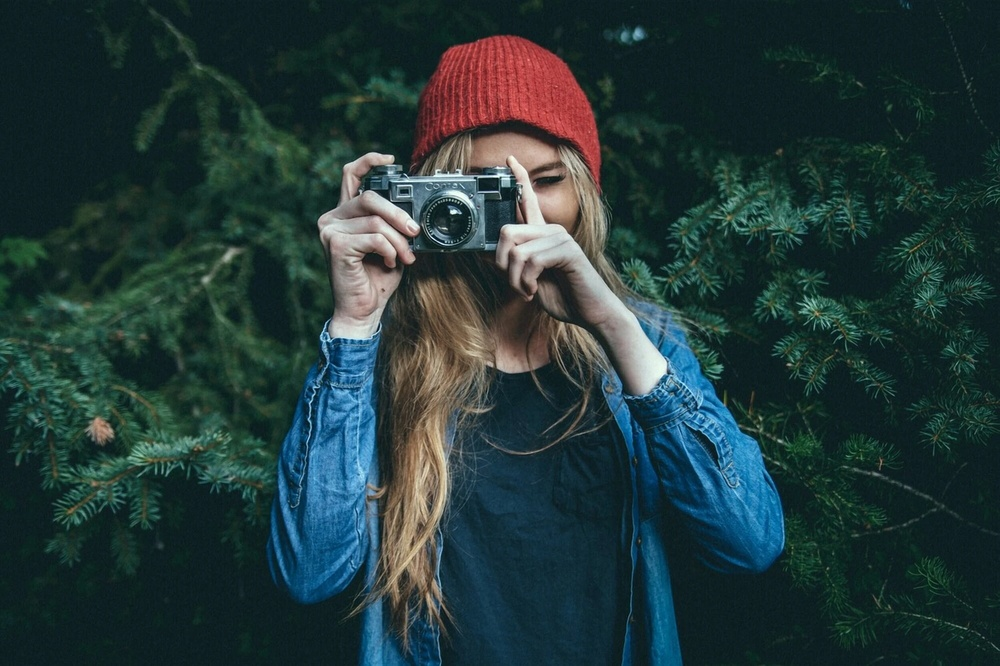
#> input picture NOV3/sample.jpg, 1000 x 666 px, shrunk from 2000 x 1333 before the run
$ python test.py
#> lines starting #> are read from the running program, lines starting #| are printed output that depends on the picture
import cv2
import numpy as np

# ---------- 1. Read Image ----------
img = cv2.imread('sample.jpg')  # replace with your image path
#> img is the input picture: shape (666, 1000, 3); mean B, G, R 56.8, 56.5, 35.1

if img is None:
    print("Error: Image not found.")
    exit()

print("Image shape:", img.shape)  # (height, width, channels)
#| Image shape: (666, 1000, 3)

# ---------- 2. Display Original Image ----------
cv2.imshow("Original", img)

# ---------- 3. Split into RGB Channels ----------
img = cv2.cvtColor(img, cv2.COLOR_BGR2RGB)  # Convert BGR to RGB
b, g, r = cv2.split(img)
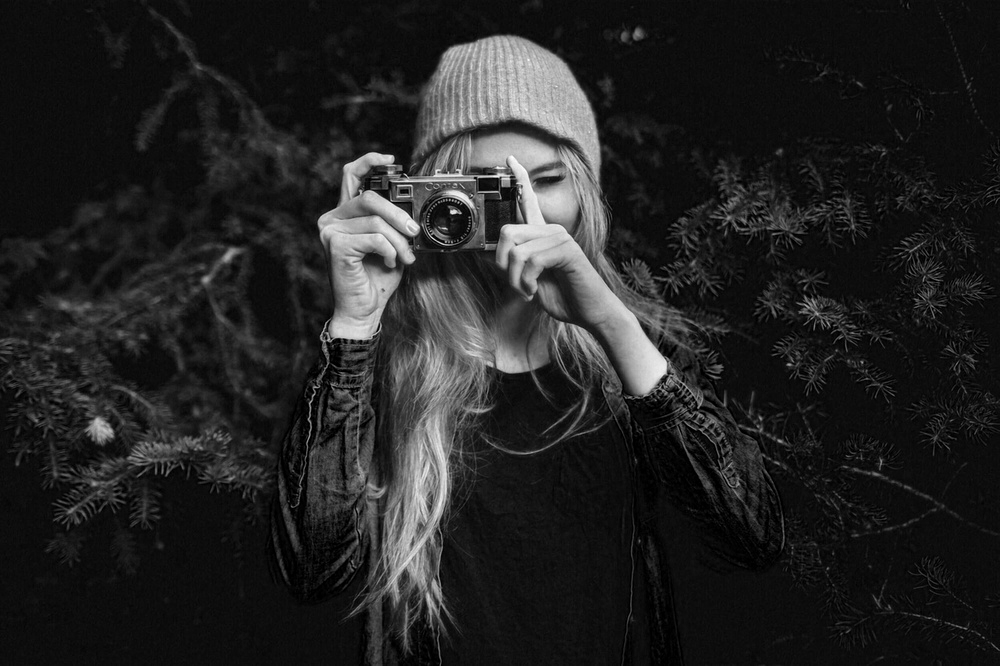
#> b: shape (666, 1000); min 0, max 255, mean 35.1
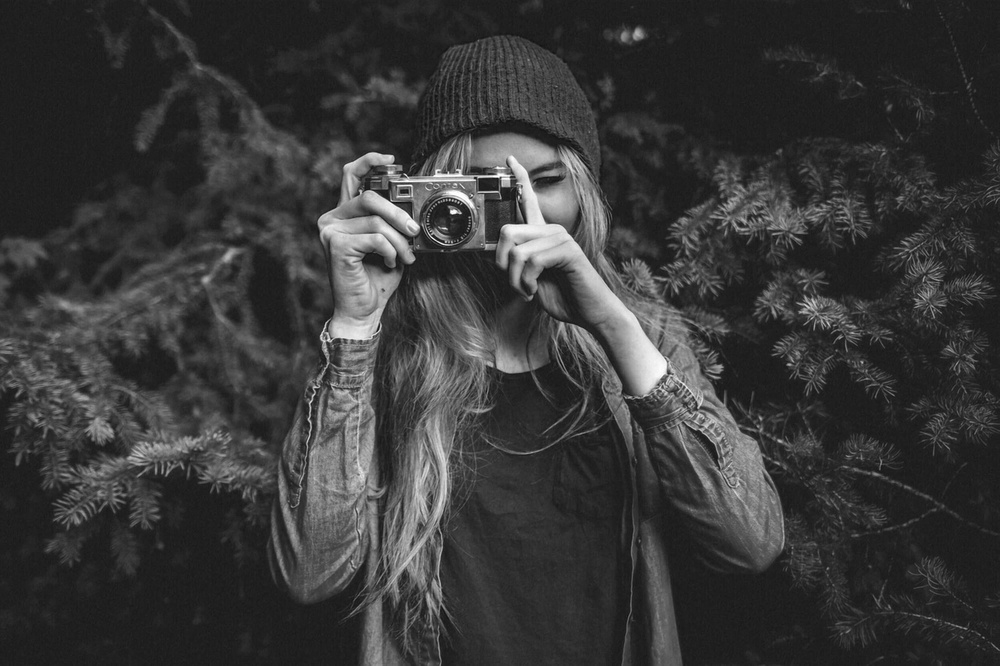
#> g: shape (666, 1000); min 12, max 255, mean 56.5
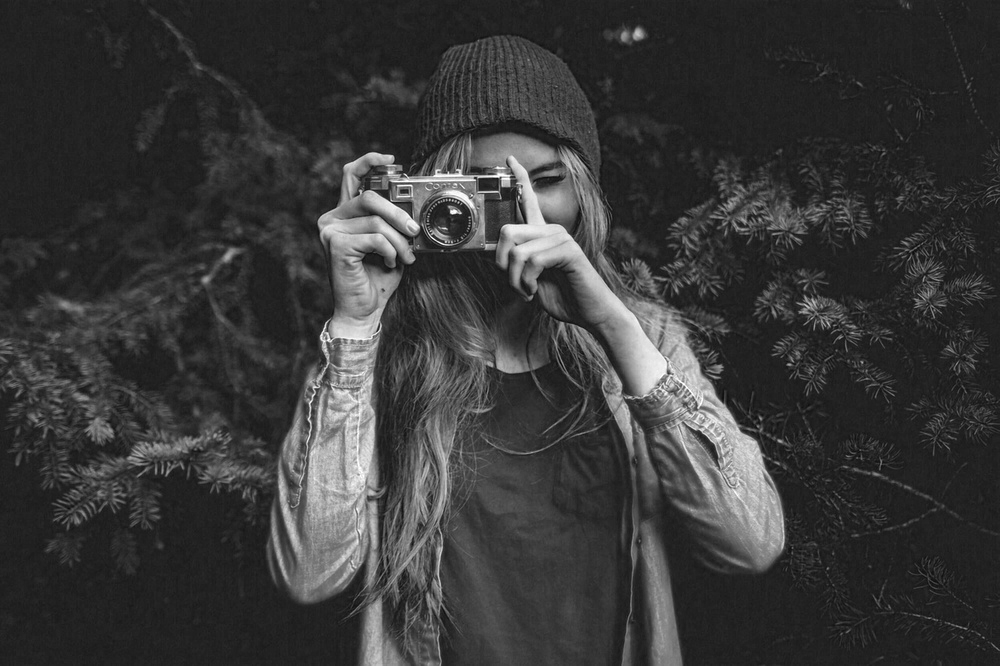
#> r: shape (666, 1000); min 4, max 255, mean 56.8
cv2.imshow("Blue Channel", b)
cv2.imshow("Green Channel", g)
cv2.imshow("Red Channel", r)

# ---------- 4. Merge Back in Different Order ----------
merged = cv2.merge([r, g, b])  # swapped order just for demo
cv2.imshow("Merged (RGB)", merged)

# ---------- 5. Convert to Grayscale ----------
gray = cv2.cvtColor(img, cv2.COLOR_BGR2GRAY)
cv2.imshow("Grayscale", gray)

# ---------- 6. Convert to HSV ----------
hsv = cv2.cvtColor(img, cv2.COLOR_BGR2HSV)
#> hsv: shape (666, 1000, 3); mean H, S, V 39.3, 145.4, 64.6
cv2.imshow("HSV", hsv)

# ---------- 7. Image Slicing (Region of Interest - ROI) ----------
# Crop a portion (e.g., top-left 1000x1000 area)
roi = img[0:1000, 0:1000]
cv2.imshow("Cropped ROI", roi)

# Modify region — e.g., make it red
img[0:1000, 0:1000] = [0, 0, 255]
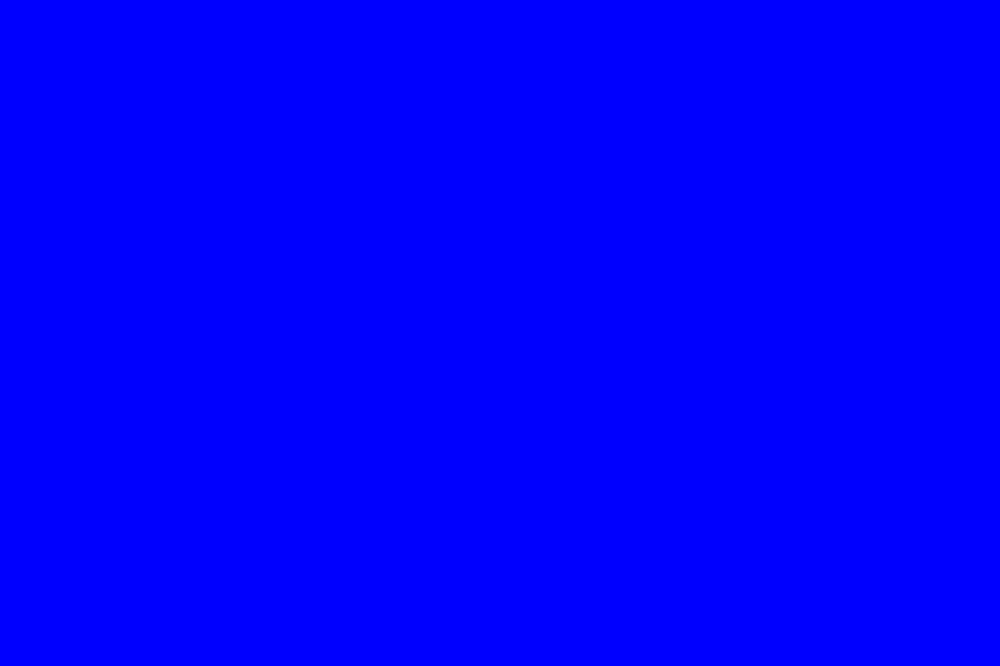
#> img: shape (666, 1000, 3); mean R, G, B 0, 0, 255
cv2.imshow("Modified Image", img)

# ---------- 8. Save Result ----------
cv2.imwrite("output_gray.jpg", gray)
cv2.imwrite("output_hsv.jpg", hsv)
cv2.imwrite("output_modified.jpg", img)

# ---------- 9. Wait and Close ----------
cv2.waitKey(0)
cv2.destroyAllWindows()
